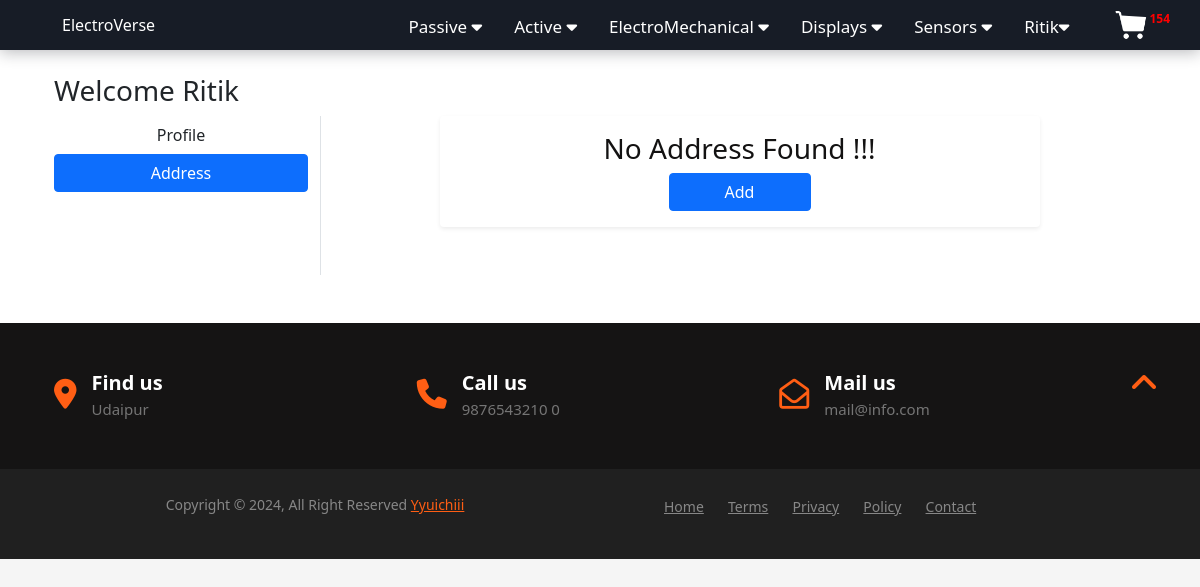
Before: /account/Address/ (signed in) with the older database file.
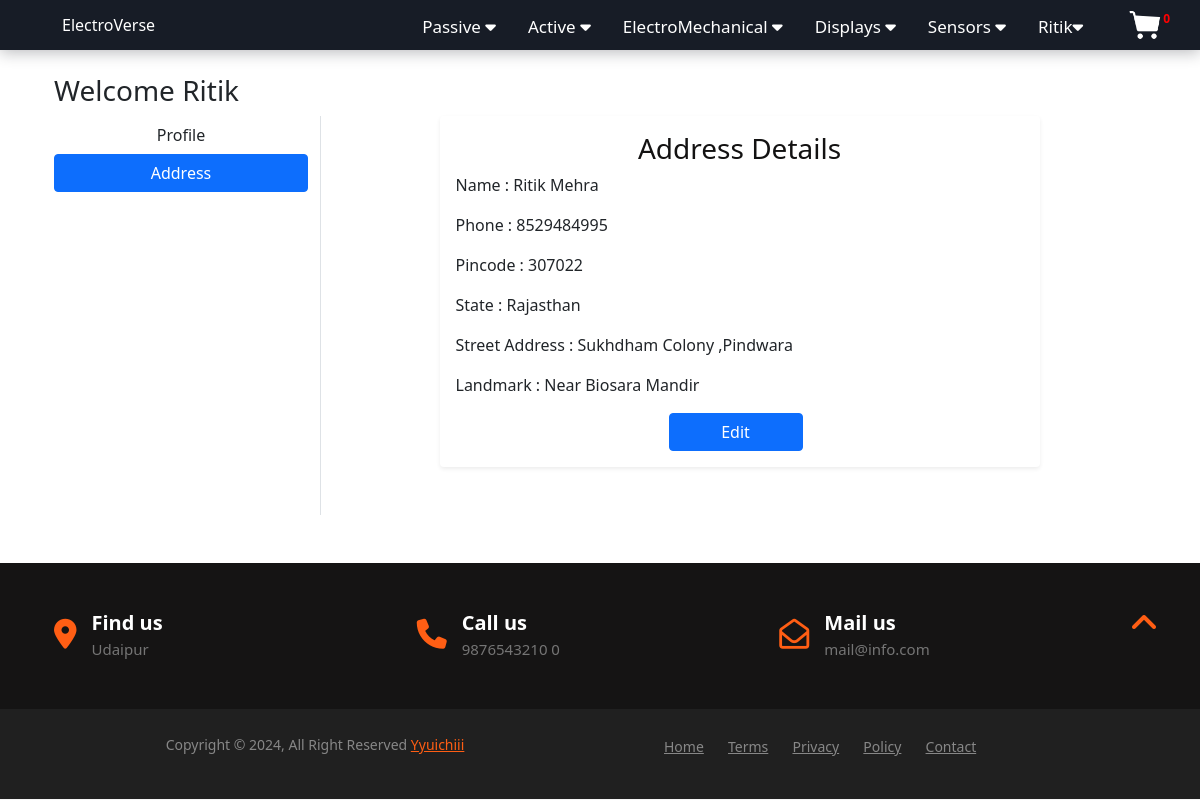
After: the same page with the newer database file.
### Accounts/models.py (models this page shows, shortened)
class Address(models.Model):
    user=models.OneToOneField(User,on_delete=models.CASCADE,primary_key=True)
    Name=models.CharField(max_length=30,blank=False,null=False)
    Phone=models.CharField(max_length=15,blank=False)
    Pincode=models.CharField(max_length=6,blank=False)
    State=models.CharField(max_length=20,blank=False)
    Street_Address=models.CharField(max_length=50,blank=False,null=False)
    Landmark=models.CharField(max_length=75,blank=True,null=False)

### Accounts/views.py (the view)
# urls.py: path('Address/', views.address_list,name='Address'),
@login_required
def address_list(request):
    address=Address.objects.filter(user=request.user).first()
    if address is None:
        address_dict=None
    else:
        address_dict = {
    'Name': address.Name,
    'Phone': address.Phone,
    'Pincode': address.Pincode,
    'State': address.State,
    'Street Address': address.Street_Address,
    'Landmark': address.Landmark,
    }
    return render(request,'Accounts/address_display.html',{'address':address_dict})

### Accounts/custom_context.py (called while the page is built)
def user_cart(request):
    c=0;
    if(request.user.is_authenticated):
      cart=Cart.objects.filter(user=request.user).aggregate(cart_no=Sum('Quantity'))
      c=cart['cart_no']
      if c==None:
         c=0
    return {'cart_no': c}

### Accounts/templates/Accounts/address_display.html (shortened to what this page needs)
{% extends 'Accounts/base.html' %}
{% load static %}
{% block main-content %}
<div class="container">
    <div class="container my-4">
        <div class="row">
         <h3>Welcome {{user.name}}</h3>
         <div class="col-sm-3 border-end">
          <ul class="list-unstyled">
           <li class="d-grid"><a href="{% url 'Profile' %}" class="btn">Profile</a></li>
           <li class="d-grid"><a href="{% url 'Address' %}" class="btn btn-primary">Address</a></li>
          </ul>
         </div>
    <div class="shadow-sm p-3 mb-5 bg-body-tertiary rounded Form_Container" id="unique_address">
        {% if address is None %}
        <h3 style="text-align: center;color: rgb(19, 18, 18);">No Address Found !!!</h3>
        <div class="d-grid gap-2 col-3 mx-auto">
            <button class="btn btn-primary" type="submit" hx-get="{% url 'Address_Edit' %}">Add</button>
        </div>
        {% else %}
        <h3 style="text-align: center;color: rgb(19, 18, 18);">Address Details</h3>
        {% for key, value in address.items %}
            <div class="col-md-12">
                <div class="form-floating mb-3">
                    {{ key }} : {{value}}
                </div>
            </div>
        {% endfor %}
        <div class="d-grid gap-2 col-3 mx-auto">
            <button class="btn btn-primary me-2" type="submit" hx-get="{% url 'Address_Edit' %}">Edit</button>
        </div>
        {% endif %}
    </div>
</div>
</div>
</div><br>
{% endblock main-content %}

### Accounts/templates/Accounts/navbar.html (shortened to what this page needs)
{% load static %}
  <nav id="nav">
        <ul class="main-menu">
            <li class="h_element home">
                <a href="{% url 'home' %}"
                class="c_home">
                ElectroVerse
                </a>
            </li>
            <li class="h_element dropdown">
                <button class="dropbtn">
                Passive
                    <i class="fa fa-caret-down"></i>
                </button>
            </li>
            <li class="h_element dropdown">
                <button class="dropbtn">Active
                    <i class="fa fa-caret-down"></i>
                </button>
            </li>
            <li class="h_element dropdown">
                <button class="dropbtn">
                ElectroMechanical <i class="fa fa-caret-down"></i>
                </button>
            </li>
            <li class="h_element dropdown">
                <button class="dropbtn">
                    Displays <i class="fa fa-caret-down"></i>
                </button>
            </li>
            <li class="h_element dropdown">
                <button class="dropbtn">
                    Sensors <i class="fa fa-caret-down"></i>
                </button>
            </li>
            {% if request.user.is_authenticated %}
            <li class="h_element dropdown">
                <button class="dropbtn">
                    {{user.name}}<i class="fa fa-caret-down"></i>
                </button>
            </li>
            <li class="h_element">
                <a href="{% url 'Cart' %}">
                    <img width="34" height="34"
                    src="{% static 'Accounts/Images/cart_icon.png' %}">
                    <sup class="cn">
                        {{cart_no}}
                    </sup>
                </a>
            </li>
            {% else %}
            <li class="h_element"><a href="{% url 'login' %}">Login</a></li>
            <li class="h_element"><a href="{% url 'registration' %}">Register</a></li>
            {% endif %}
        </ul>
</nav>

Changed rows visible on the page:
added Address: address "Ritik Mehra" "8529484995" "307022" "Rajasthan" "Sukhdham Colony ,Pindwara" "Near Biosara Mandir"
Other visible differences:
{{ cart_no }}: "154" → "0"
text no longer shown: "No Address Found !!! Add"
text now shown: "Address Details Edit"
new list line: "Name :"
new list line: "Phone :"
new list line: "Pincode :"
new list line: "State :"
new list line: "Street Address :"
new list line: "Landmark :"
